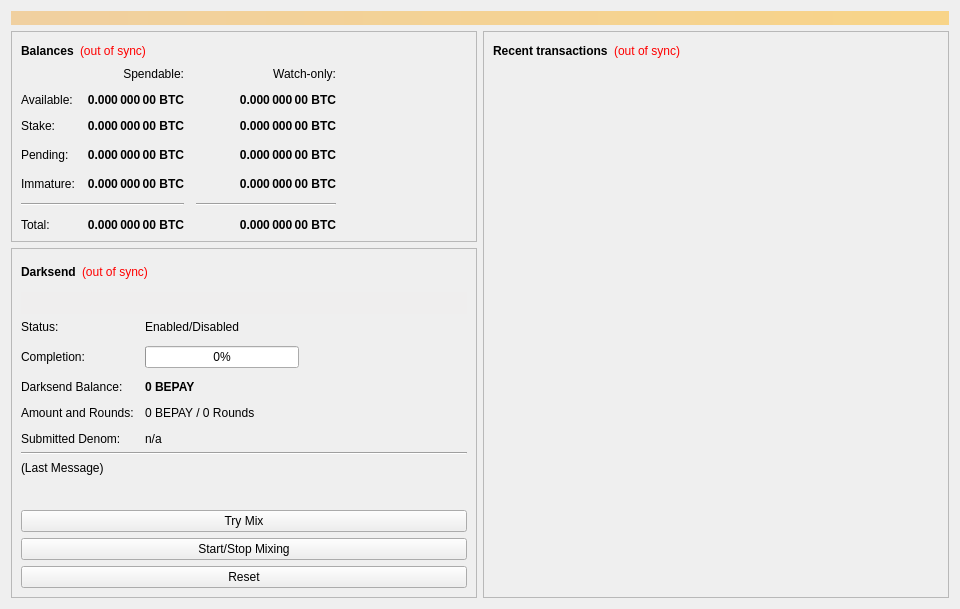
<?xml version="1.0" encoding="UTF-8"?>
<ui version="4.0">
 <class>OverviewPage</class>
 <widget class="QWidget" name="OverviewPage">
  <property name="geometry">
   <rect>
    <x>0</x>
    <y>0</y>
    <width>960</width>
    <height>594</height>
   </rect>
  </property>
  <property name="minimumSize">
   <size>
    <width>960</width>
    <height>0</height>
   </size>
  </property>
  <property name="windowTitle">
   <string>Form</string>
  </property>
  <layout class="QVBoxLayout" name="topLayout">
   <item>
    <widget class="QLabel" name="labelAlerts">
     <property name="visible">
      <bool>false</bool>
     </property>
     <property name="styleSheet">
      <string notr="true">background-color: qlineargradient(x1: 0, y1: 0, x2: 1, y2: 0, stop:0 #F0D0A0, stop:1 #F8D488); color:#000000;</string>
     </property>
     <property name="wordWrap">
      <bool>true</bool>
     </property>
     <property name="margin">
      <number>3</number>
     </property>
    </widget>
   </item>
   <item>
    <layout class="QHBoxLayout" name="horizontalLayout" stretch="1,1">
     <item>
      <layout class="QVBoxLayout" name="verticalLayout_2">
       <item>
        <widget class="QFrame" name="frame">
         <property name="frameShape">
          <enum>QFrame::StyledPanel</enum>
         </property>
         <property name="frameShadow">
          <enum>QFrame::Raised</enum>
         </property>
         <layout class="QVBoxLayout" name="verticalLayout_4">
          <item>
           <layout class="QHBoxLayout" name="horizontalLayout_4">
            <item>
             <widget class="QLabel" name="label_5">
              <property name="font">
               <font>
                <weight>75</weight>
                <bold>true</bold>
               </font>
              </property>
              <property name="text">
               <string>Balances</string>
              </property>
             </widget>
            </item>
            <item>
             <widget class="QLabel" name="labelWalletStatus">
              <property name="cursor">
               <cursorShape>WhatsThisCursor</cursorShape>
              </property>
              <property name="toolTip">
               <string>The displayed information may be out of date. Your wallet automatically synchronizes with the Bytepay network after a connection is established, but this process has not completed yet.</string>
              </property>
              <property name="styleSheet">
               <string notr="true">QLabel { color: red; }</string>
              </property>
              <property name="text">
               <string notr="true">(out of sync)</string>
              </property>
              <property name="alignment">
               <set>Qt::AlignLeading|Qt::AlignLeft|Qt::AlignVCenter</set>
              </property>
             </widget>
            </item>
            <item>
             <spacer name="horizontalSpacer_3">
              <property name="orientation">
               <enum>Qt::Horizontal</enum>
              </property>
              <property name="sizeHint" stdset="0">
               <size>
                <width>40</width>
                <height>20</height>
               </size>
              </property>
             </spacer>
            </item>
           </layout>
          </item>
          <item>
           <layout class="QGridLayout" name="gridLayout">
            <property name="spacing">
             <number>12</number>
            </property>
            <item row="3" column="2">
             <widget class="QLabel" name="labelWatchPending">
              <property name="font">
               <font>
                <weight>75</weight>
                <bold>true</bold>
               </font>
              </property>
              <property name="cursor">
               <cursorShape>IBeamCursor</cursorShape>
              </property>
              <property name="toolTip">
               <string>Unconfirmed transactions to watch-only addresses</string>
              </property>
              <property name="text">
               <string notr="true">0.000 000 00 BTC</string>
              </property>
              <property name="alignment">
               <set>Qt::AlignRight|Qt::AlignTrailing|Qt::AlignVCenter</set>
              </property>
              <property name="textInteractionFlags">
               <set>Qt::LinksAccessibleByMouse|Qt::TextSelectableByKeyboard|Qt::TextSelectableByMouse</set>
              </property>
             </widget>
            </item>
            <item row="3" column="1">
             <widget class="QLabel" name="labelUnconfirmed">
              <property name="font">
               <font>
                <weight>75</weight>
                <bold>true</bold>
               </font>
              </property>
              <property name="cursor">
               <cursorShape>IBeamCursor</cursorShape>
              </property>
              <property name="toolTip">
               <string>Total of transactions that have yet to be confirmed, and do not yet count toward the spendable balance</string>
              </property>
              <property name="text">
               <string notr="true">0.000 000 00 BTC</string>
              </property>
              <property name="alignment">
               <set>Qt::AlignRight|Qt::AlignTrailing|Qt::AlignVCenter</set>
              </property>
              <property name="textInteractionFlags">
               <set>Qt::LinksAccessibleByMouse|Qt::TextSelectableByKeyboard|Qt::TextSelectableByMouse</set>
              </property>
             </widget>
            </item>
            <item row="4" column="2">
             <widget class="QLabel" name="labelWatchImmature">
              <property name="font">
               <font>
                <weight>75</weight>
                <bold>true</bold>
               </font>
              </property>
              <property name="cursor">
               <cursorShape>IBeamCursor</cursorShape>
              </property>
              <property name="toolTip">
               <string>Mined balance in watch-only addresses that has not yet matured</string>
              </property>
              <property name="text">
               <string notr="true">0.000 000 00 BTC</string>
              </property>
              <property name="alignment">
               <set>Qt::AlignRight|Qt::AlignTrailing|Qt::AlignVCenter</set>
              </property>
              <property name="textInteractionFlags">
               <set>Qt::LinksAccessibleByMouse|Qt::TextSelectableByKeyboard|Qt::TextSelectableByMouse</set>
              </property>
             </widget>
            </item>
            <item row="5" column="0" colspan="2">
             <widget class="Line" name="lineSpendableBalance">
              <property name="orientation">
               <enum>Qt::Horizontal</enum>
              </property>
             </widget>
            </item>
            <item row="5" column="2">
             <widget class="Line" name="lineWatchBalance">
              <property name="sizePolicy">
               <sizepolicy hsizetype="Preferred" vsizetype="Fixed">
                <horstretch>0</horstretch>
                <verstretch>0</verstretch>
               </sizepolicy>
              </property>
              <property name="minimumSize">
               <size>
                <width>140</width>
                <height>0</height>
               </size>
              </property>
              <property name="orientation">
               <enum>Qt::Horizontal</enum>
              </property>
             </widget>
            </item>
            <item row="6" column="0">
             <widget class="QLabel" name="labelTotalText">
              <property name="text">
               <string>Total:</string>
              </property>
             </widget>
            </item>
            <item row="4" column="1">
             <widget class="QLabel" name="labelImmature">
              <property name="font">
               <font>
                <weight>75</weight>
                <bold>true</bold>
               </font>
              </property>
              <property name="cursor">
               <cursorShape>IBeamCursor</cursorShape>
              </property>
              <property name="toolTip">
               <string>Mined balance that has not yet matured</string>
              </property>
              <property name="text">
               <string notr="true">0.000 000 00 BTC</string>
              </property>
              <property name="alignment">
               <set>Qt::AlignRight|Qt::AlignTrailing|Qt::AlignVCenter</set>
              </property>
              <property name="textInteractionFlags">
               <set>Qt::LinksAccessibleByMouse|Qt::TextSelectableByKeyboard|Qt::TextSelectableByMouse</set>
              </property>
             </widget>
            </item>
            <item row="3" column="3">
             <spacer name="horizontalSpacer_2">
              <property name="orientation">
               <enum>Qt::Horizontal</enum>
              </property>
              <property name="sizeHint" stdset="0">
               <size>
                <width>40</width>
                <height>20</height>
               </size>
              </property>
             </spacer>
            </item>
            <item row="4" column="0">
             <widget class="QLabel" name="labelImmatureText">
              <property name="text">
               <string>Immature:</string>
              </property>
             </widget>
            </item>
            <item row="6" column="1">
             <widget class="QLabel" name="labelTotal">
              <property name="font">
               <font>
                <weight>75</weight>
                <bold>true</bold>
               </font>
              </property>
              <property name="cursor">
               <cursorShape>IBeamCursor</cursorShape>
              </property>
              <property name="toolTip">
               <string>Your current total balance</string>
              </property>
              <property name="text">
               <string notr="true">0.000 000 00 BTC</string>
              </property>
              <property name="alignment">
               <set>Qt::AlignRight|Qt::AlignTrailing|Qt::AlignVCenter</set>
              </property>
              <property name="textInteractionFlags">
               <set>Qt::LinksAccessibleByMouse|Qt::TextSelectableByKeyboard|Qt::TextSelectableByMouse</set>
              </property>
             </widget>
            </item>
            <item row="6" column="2">
             <widget class="QLabel" name="labelWatchTotal">
              <property name="font">
               <font>
                <weight>75</weight>
                <bold>true</bold>
               </font>
              </property>
              <property name="cursor">
               <cursorShape>IBeamCursor</cursorShape>
              </property>
              <property name="toolTip">
               <string>Current total balance in watch-only addresses</string>
              </property>
              <property name="text">
               <string notr="true">0.000 000 00 BTC</string>
              </property>
              <property name="alignment">
               <set>Qt::AlignRight|Qt::AlignTrailing|Qt::AlignVCenter</set>
              </property>
              <property name="textInteractionFlags">
               <set>Qt::LinksAccessibleByMouse|Qt::TextSelectableByKeyboard|Qt::TextSelectableByMouse</set>
              </property>
             </widget>
            </item>
            <item row="0" column="2">
             <widget class="QLabel" name="labelWatchonly">
              <property name="text">
               <string>Watch-only:</string>
              </property>
              <property name="alignment">
               <set>Qt::AlignRight|Qt::AlignTrailing|Qt::AlignVCenter</set>
              </property>
             </widget>
            </item>
            <item row="1" column="0">
             <widget class="QLabel" name="labelBalanceText">
              <property name="text">
               <string>Available:</string>
              </property>
             </widget>
            </item>
            <item row="1" column="1">
             <widget class="QLabel" name="labelBalance">
              <property name="font">
               <font>
                <weight>75</weight>
                <bold>true</bold>
               </font>
              </property>
              <property name="cursor">
               <cursorShape>IBeamCursor</cursorShape>
              </property>
              <property name="toolTip">
               <string>Your current spendable balance</string>
              </property>
              <property name="text">
               <string notr="true">0.000 000 00 BTC</string>
              </property>
              <property name="alignment">
               <set>Qt::AlignRight|Qt::AlignTrailing|Qt::AlignVCenter</set>
              </property>
              <property name="textInteractionFlags">
               <set>Qt::LinksAccessibleByMouse|Qt::TextSelectableByKeyboard|Qt::TextSelectableByMouse</set>
              </property>
             </widget>
            </item>
            <item row="2" column="0">
             <widget class="QLabel" name="label_10">
              <property name="text">
               <string>Stake:</string>
              </property>
             </widget>
            </item>
            <item row="2" column="1">
             <widget class="QLabel" name="labelStake">
              <property name="font">
               <font>
                <weight>75</weight>
                <bold>true</bold>
               </font>
              </property>
              <property name="cursor">
               <cursorShape>IBeamCursor</cursorShape>
              </property>
              <property name="toolTip">
               <string>Total of coins that was staked, and do not yet count toward the current balance</string>
              </property>
              <property name="text">
               <string notr="true">0.000 000 00 BTC</string>
              </property>
              <property name="alignment">
               <set>Qt::AlignRight|Qt::AlignTrailing|Qt::AlignVCenter</set>
              </property>
              <property name="textInteractionFlags">
               <set>Qt::LinksAccessibleByMouse|Qt::TextSelectableByKeyboard|Qt::TextSelectableByMouse</set>
              </property>
             </widget>
            </item>
            <item row="2" column="2">
             <widget class="QLabel" name="labelWatchStake">
              <property name="font">
               <font>
                <weight>75</weight>
                <bold>true</bold>
               </font>
              </property>
              <property name="cursor">
               <cursorShape>IBeamCursor</cursorShape>
              </property>
              <property name="toolTip">
               <string>Total of coins that was staked in watch-only addresses, and do not yet count toward the current watch-only balance</string>
              </property>
              <property name="text">
               <string notr="true">0.000 000 00 BTC</string>
              </property>
              <property name="alignment">
               <set>Qt::AlignRight|Qt::AlignTrailing|Qt::AlignVCenter</set>
              </property>
              <property name="textInteractionFlags">
               <set>Qt::LinksAccessibleByMouse|Qt::TextSelectableByKeyboard|Qt::TextSelectableByMouse</set>
              </property>
             </widget>
            </item>
            <item row="1" column="2">
             <widget class="QLabel" name="labelWatchAvailable">
              <property name="font">
               <font>
                <weight>75</weight>
                <bold>true</bold>
               </font>
              </property>
              <property name="cursor">
               <cursorShape>IBeamCursor</cursorShape>
              </property>
              <property name="toolTip">
               <string>Your current balance in watch-only addresses</string>
              </property>
              <property name="text">
               <string notr="true">0.000 000 00 BTC</string>
              </property>
              <property name="alignment">
               <set>Qt::AlignRight|Qt::AlignTrailing|Qt::AlignVCenter</set>
              </property>
              <property name="textInteractionFlags">
               <set>Qt::LinksAccessibleByMouse|Qt::TextSelectableByKeyboard|Qt::TextSelectableByMouse</set>
              </property>
             </widget>
            </item>
            <item row="3" column="0">
             <widget class="QLabel" name="labelPendingText">
              <property name="text">
               <string>Pending:</string>
              </property>
             </widget>
            </item>
            <item row="0" column="1">
             <widget class="QLabel" name="labelSpendable">
              <property name="text">
               <string>Spendable:</string>
              </property>
              <property name="alignment">
               <set>Qt::AlignRight|Qt::AlignTrailing|Qt::AlignVCenter</set>
              </property>
             </widget>
            </item>
           </layout>
          </item>
         </layout>
        </widget>
       </item>
       <item>
        <widget class="QFrame" name="frameDarksend">
         <property name="sizePolicy">
          <sizepolicy hsizetype="Expanding" vsizetype="Expanding">
           <horstretch>0</horstretch>
           <verstretch>0</verstretch>
          </sizepolicy>
         </property>
         <property name="minimumSize">
          <size>
           <width>0</width>
           <height>350</height>
          </size>
         </property>
         <property name="layoutDirection">
          <enum>Qt::LeftToRight</enum>
         </property>
         <property name="frameShape">
          <enum>QFrame::StyledPanel</enum>
         </property>
         <property name="frameShadow">
          <enum>QFrame::Raised</enum>
         </property>
         <layout class="QVBoxLayout" name="verticalLayout_5">
          <item>
           <layout class="QHBoxLayout" name="horizontalLayout_5">
            <item>
             <widget class="QLabel" name="label_2">
              <property name="font">
               <font>
                <weight>75</weight>
                <bold>true</bold>
               </font>
              </property>
              <property name="text">
               <string>Darksend</string>
              </property>
             </widget>
            </item>
            <item>
             <widget class="QLabel" name="labelDarksendSyncStatus">
              <property name="toolTip">
               <string>The displayed information may be out of date. Your wallet automatically synchronizes with the Bytepay network after a connection is established, but this process has not completed yet.</string>
              </property>
              <property name="styleSheet">
               <string notr="true">QLabel { color: red; }</string>
              </property>
              <property name="text">
               <string notr="true">(out of sync)</string>
              </property>
              <property name="alignment">
               <set>Qt::AlignLeading|Qt::AlignLeft|Qt::AlignVCenter</set>
              </property>
             </widget>
            </item>
            <item>
             <spacer name="horizontalSpacer_4">
              <property name="orientation">
               <enum>Qt::Horizontal</enum>
              </property>
              <property name="sizeHint" stdset="0">
               <size>
                <width>40</width>
                <height>20</height>
               </size>
              </property>
             </spacer>
            </item>
           </layout>
          </item>
          <item>
           <widget class="QPushButton" name="runAutoDenom">
            <property name="palette">
             <palette>
              <active>
               <colorrole role="WindowText">
                <brush brushstyle="SolidPattern">
                 <color alpha="255">
                  <red>0</red>
                  <green>0</green>
                  <blue>0</blue>
                 </color>
                </brush>
               </colorrole>
               <colorrole role="Button">
                <brush brushstyle="SolidPattern">
                 <color alpha="255">
                  <red>239</red>
                  <green>238</green>
                  <blue>238</blue>
                 </color>
                </brush>
               </colorrole>
               <colorrole role="Light">
                <brush brushstyle="SolidPattern">
                 <color alpha="255">
                  <red>255</red>
                  <green>255</green>
                  <blue>255</blue>
                 </color>
                </brush>
               </colorrole>
               <colorrole role="Midlight">
                <brush brushstyle="SolidPattern">
                 <color alpha="255">
                  <red>247</red>
                  <green>246</green>
                  <blue>246</blue>
                 </color>
                </brush>
               </colorrole>
               <colorrole role="Dark">
                <brush brushstyle="SolidPattern">
                 <color alpha="255">
                  <red>119</red>
                  <green>119</green>
                  <blue>119</blue>
                 </color>
                </brush>
               </colorrole>
               <colorrole role="Mid">
                <brush brushstyle="SolidPattern">
                 <color alpha="255">
                  <red>159</red>
                  <green>159</green>
                  <blue>159</blue>
                 </color>
                </brush>
               </colorrole>
               <colorrole role="Text">
                <brush brushstyle="SolidPattern">
                 <color alpha="255">
                  <red>0</red>
                  <green>0</green>
                  <blue>0</blue>
                 </color>
                </brush>
               </colorrole>
               <colorrole role="BrightText">
                <brush brushstyle="SolidPattern">
                 <color alpha="255">
                  <red>255</red>
                  <green>255</green>
                  <blue>255</blue>
                 </color>
                </brush>
               </colorrole>
               <colorrole role="ButtonText">
                <brush brushstyle="SolidPattern">
                 <color alpha="255">
                  <red>0</red>
                  <green>0</green>
                  <blue>0</blue>
                 </color>
                </brush>
               </colorrole>
               <colorrole role="Base">
                <brush brushstyle="SolidPattern">
                 <color alpha="255">
                  <red>255</red>
                  <green>255</green>
                  <blue>255</blue>
                 </color>
                </brush>
               </colorrole>
               <colorrole role="Window">
                <brush brushstyle="SolidPattern">
                 <color alpha="255">
                  <red>239</red>
                  <green>238</green>
                  <blue>238</blue>
                 </color>
                </brush>
               </colorrole>
               <colorrole role="Shadow">
                <brush brushstyle="SolidPattern">
                 <color alpha="255">
                  <red>0</red>
                  <green>0</green>
                  <blue>0</blue>
                 </color>
                </brush>
               </colorrole>
               <colorrole role="AlternateBase">
                <brush brushstyle="SolidPattern">
                 <color alpha="255">
                  <red>247</red>
                  <green>246</green>
                  <blue>246</blue>
                 </color>
                </brush>
               </colorrole>
               <colorrole role="ToolTipBase">
                <brush brushstyle="SolidPattern">
                 <color alpha="255">
                  <red>255</red>
                  <green>255</green>
                  <blue>220</blue>
                 </color>
                </brush>
               </colorrole>
               <colorrole role="ToolTipText">
                <brush brushstyle="SolidPattern">
                 <color alpha="255">
                  <red>0</red>
                  <green>0</green>
                  <blue>0</blue>
                 </color>
                </brush>
               </colorrole>
              </active>
              <inactive>
               <colorrole role="WindowText">
                <brush brushstyle="SolidPattern">
                 <color alpha="255">
                  <red>0</red>
                  <green>0</green>
                  <blue>0</blue>
                 </color>
                </brush>
               </colorrole>
               <colorrole role="Button">
                <brush brushstyle="SolidPattern">
                 <color alpha="255">
                  <red>239</red>
                  <green>238</green>
                  <blue>238</blue>
                 </color>
                </brush>
               </colorrole>
               <colorrole role="Light">
                <brush brushstyle="SolidPattern">
                 <color alpha="255">
                  <red>255</red>
                  <green>255</green>
                  <blue>255</blue>
                 </color>
                </brush>
               </colorrole>
               <colorrole role="Midlight">
                <brush brushstyle="SolidPattern">
                 <color alpha="255">
                  <red>247</red>
                  <green>246</green>
                  <blue>246</blue>
                 </color>
                </brush>
               </colorrole>
               <colorrole role="Dark">
                <brush brushstyle="SolidPattern">
                 <color alpha="255">
                  <red>119</red>
                  <green>119</green>
                  <blue>119</blue>
                 </color>
                </brush>
               </colorrole>
               <colorrole role="Mid">
                <brush brushstyle="SolidPattern">
                 <color alpha="255">
                  <red>159</red>
                  <green>159</green>
                  <blue>159</blue>
                 </color>
                </brush>
               </colorrole>
               <colorrole role="Text">
                <brush brushstyle="SolidPattern">
                 <color alpha="255">
                  <red>0</red>
                  <green>0</green>
                  <blue>0</blue>
                 </color>
                </brush>
               </colorrole>
               <colorrole role="BrightText">
                <brush brushstyle="SolidPattern">
                 <color alpha="255">
                  <red>255</red>
                  <green>255</green>
                  <blue>255</blue>
                 </color>
                </brush>
               </colorrole>
               <colorrole role="ButtonText">
                <brush brushstyle="SolidPattern">
                 <color alpha="255">
                  <red>0</red>
                  <green>0</green>
                  <blue>0</blue>
                 </color>
                </brush>
               </colorrole>
               <colorrole role="Base">
                <brush brushstyle="SolidPattern">
                 <color alpha="255">
                  <red>255</red>
                  <green>255</green>
                  <blue>255</blue>
                 </color>
                </brush>
               </colorrole>
               <colorrole role="Window">
                <brush brushstyle="SolidPattern">
                 <color alpha="255">
                  <red>239</red>
                  <green>238</green>
                  <blue>238</blue>
                 </color>
                </brush>
               </colorrole>
               <colorrole role="Shadow">
                <brush brushstyle="SolidPattern">
                 <color alpha="255">
                  <red>0</red>
                  <green>0</green>
                  <blue>0</blue>
                 </color>
                </brush>
               </colorrole>
               <colorrole role="AlternateBase">
                <brush brushstyle="SolidPattern">
                 <color alpha="255">
                  <red>247</red>
                  <green>246</green>
                  <blue>246</blue>
                 </color>
                </brush>
               </colorrole>
               <colorrole role="ToolTipBase">
                <brush brushstyle="SolidPattern">
                 <color alpha="255">
                  <red>255</red>
                  <green>255</green>
                  <blue>220</blue>
                 </color>
                </brush>
               </colorrole>
               <colorrole role="ToolTipText">
                <brush brushstyle="SolidPattern">
                 <color alpha="255">
                  <red>0</red>
                  <green>0</green>
                  <blue>0</blue>
                 </color>
                </brush>
               </colorrole>
              </inactive>
              <disabled>
               <colorrole role="WindowText">
                <brush brushstyle="SolidPattern">
                 <color alpha="255">
                  <red>119</red>
                  <green>119</green>
                  <blue>119</blue>
                 </color>
                </brush>
               </colorrole>
               <colorrole role="Button">
                <brush brushstyle="SolidPattern">
                 <color alpha="255">
                  <red>239</red>
                  <green>238</green>
                  <blue>238</blue>
                 </color>
                </brush>
               </colorrole>
               <colorrole role="Light">
                <brush brushstyle="SolidPattern">
                 <color alpha="255">
                  <red>255</red>
                  <green>255</green>
                  <blue>255</blue>
                 </color>
                </brush>
               </colorrole>
               <colorrole role="Midlight">
                <brush brushstyle="SolidPattern">
                 <color alpha="255">
                  <red>247</red>
                  <green>246</green>
                  <blue>246</blue>
                 </color>
                </brush>
               </colorrole>
               <colorrole role="Dark">
                <brush brushstyle="SolidPattern">
                 <color alpha="255">
                  <red>119</red>
                  <green>119</green>
                  <blue>119</blue>
                 </color>
                </brush>
               </colorrole>
               <colorrole role="Mid">
                <brush brushstyle="SolidPattern">
                 <color alpha="255">
                  <red>159</red>
                  <green>159</green>
                  <blue>159</blue>
                 </color>
                </brush>
               </colorrole>
               <colorrole role="Text">
                <brush brushstyle="SolidPattern">
                 <color alpha="255">
                  <red>119</red>
                  <green>119</green>
                  <blue>119</blue>
                 </color>
                </brush>
               </colorrole>
               <colorrole role="BrightText">
                <brush brushstyle="SolidPattern">
                 <color alpha="255">
                  <red>255</red>
                  <green>255</green>
                  <blue>255</blue>
                 </color>
                </brush>
               </colorrole>
               <colorrole role="ButtonText">
                <brush brushstyle="SolidPattern">
                 <color alpha="255">
                  <red>119</red>
                  <green>119</green>
                  <blue>119</blue>
                 </color>
                </brush>
               </colorrole>
               <colorrole role="Base">
                <brush brushstyle="SolidPattern">
                 <color alpha="255">
                  <red>239</red>
                  <green>238</green>
                  <blue>238</blue>
                 </color>
                </brush>
               </colorrole>
               <colorrole role="Window">
                <brush brushstyle="SolidPattern">
                 <color alpha="255">
                  <red>239</red>
                  <green>238</green>
                  <blue>238</blue>
                 </color>
                </brush>
               </colorrole>
               <colorrole role="Shadow">
                <brush brushstyle="SolidPattern">
                 <color alpha="255">
                  <red>0</red>
                  <green>0</green>
                  <blue>0</blue>
                 </color>
                </brush>
               </colorrole>
               <colorrole role="AlternateBase">
                <brush brushstyle="SolidPattern">
                 <color alpha="255">
                  <red>239</red>
                  <green>238</green>
                  <blue>238</blue>
                 </color>
                </brush>
               </colorrole>
               <colorrole role="ToolTipBase">
                <brush brushstyle="SolidPattern">
                 <color alpha="255">
                  <red>255</red>
                  <green>255</green>
                  <blue>220</blue>
                 </color>
                </brush>
               </colorrole>
               <colorrole role="ToolTipText">
                <brush brushstyle="SolidPattern">
                 <color alpha="255">
                  <red>0</red>
                  <green>0</green>
                  <blue>0</blue>
                 </color>
                </brush>
               </colorrole>
              </disabled>
             </palette>
            </property>
            <property name="focusPolicy">
             <enum>Qt::NoFocus</enum>
            </property>
            <property name="autoFillBackground">
             <bool>true</bool>
            </property>
            <property name="text">
             <string/>
            </property>
            <property name="flat">
             <bool>true</bool>
            </property>
           </widget>
          </item>
          <item>
           <layout class="QFormLayout" name="formLayout">
            <property name="fieldGrowthPolicy">
             <enum>QFormLayout::AllNonFixedFieldsGrow</enum>
            </property>
            <property name="horizontalSpacing">
             <number>11</number>
            </property>
            <property name="verticalSpacing">
             <number>12</number>
            </property>
            <item row="0" column="0">
             <widget class="QLabel" name="label_6">
              <property name="text">
               <string>Status:</string>
              </property>
             </widget>
            </item>
            <item row="1" column="0">
             <widget class="QLabel" name="label_7">
              <property name="text">
               <string>Completion:</string>
              </property>
             </widget>
            </item>
            <item row="1" column="1">
             <widget class="QProgressBar" name="darksendProgress">
              <property name="maximumSize">
               <size>
                <width>154</width>
                <height>16777215</height>
               </size>
              </property>
              <property name="value">
               <number>0</number>
              </property>
             </widget>
            </item>
            <item row="3" column="0">
             <widget class="QLabel" name="labelAnonymizedText">
              <property name="text">
               <string>Darksend Balance:</string>
              </property>
             </widget>
            </item>
            <item row="3" column="1">
             <widget class="QLabel" name="labelAnonymized">
              <property name="font">
               <font>
                <weight>75</weight>
                <bold>true</bold>
               </font>
              </property>
              <property name="text">
               <string notr="true">0 BEPAY</string>
              </property>
             </widget>
            </item>
            <item row="4" column="0">
             <widget class="QLabel" name="label_8">
              <property name="text">
               <string>Amount and Rounds:</string>
              </property>
             </widget>
            </item>
            <item row="4" column="1">
             <widget class="QLabel" name="labelAmountRounds">
              <property name="text">
               <string>0 BEPAY / 0 Rounds</string>
              </property>
             </widget>
            </item>
            <item row="5" column="0">
             <widget class="QLabel" name="label_9">
              <property name="text">
               <string>Submitted Denom:</string>
              </property>
             </widget>
            </item>
            <item row="5" column="1">
             <widget class="QLabel" name="labelSubmittedDenom">
              <property name="toolTip">
               <string>The denominations you submitted to the Masternode.&lt;br&gt;To mix, other users must submit the exact same denominations.</string>
              </property>
              <property name="text">
               <string>n/a</string>
              </property>
             </widget>
            </item>
            <item row="0" column="1">
             <widget class="QLabel" name="darksendEnabled">
              <property name="text">
               <string>Enabled/Disabled</string>
              </property>
             </widget>
            </item>
           </layout>
          </item>
          <item>
           <widget class="Line" name="lineLastMessage">
            <property name="orientation">
             <enum>Qt::Horizontal</enum>
            </property>
           </widget>
          </item>
          <item>
           <widget class="QLabel" name="darksendStatus">
            <property name="minimumSize">
             <size>
              <width>288</width>
              <height>43</height>
             </size>
            </property>
            <property name="text">
             <string>(Last Message)</string>
            </property>
            <property name="alignment">
             <set>Qt::AlignLeading|Qt::AlignLeft|Qt::AlignTop</set>
            </property>
            <property name="wordWrap">
             <bool>true</bool>
            </property>
           </widget>
          </item>
          <item>
           <widget class="QPushButton" name="darksendAuto">
            <property name="sizePolicy">
             <sizepolicy hsizetype="MinimumExpanding" vsizetype="Fixed">
              <horstretch>0</horstretch>
              <verstretch>0</verstretch>
             </sizepolicy>
            </property>
            <property name="toolTip">
             <string>Try to manually submit a Darksend request.</string>
            </property>
            <property name="text">
             <string>Try Mix</string>
            </property>
           </widget>
          </item>
          <item>
           <widget class="QPushButton" name="toggleDarksend">
            <property name="sizePolicy">
             <sizepolicy hsizetype="MinimumExpanding" vsizetype="Fixed">
              <horstretch>0</horstretch>
              <verstretch>0</verstretch>
             </sizepolicy>
            </property>
            <property name="text">
             <string>Start/Stop Mixing</string>
            </property>
           </widget>
          </item>
          <item>
           <widget class="QPushButton" name="darksendReset">
            <property name="sizePolicy">
             <sizepolicy hsizetype="MinimumExpanding" vsizetype="Fixed">
              <horstretch>0</horstretch>
              <verstretch>0</verstretch>
             </sizepolicy>
            </property>
            <property name="toolTip">
             <string>Reset the current status of Darksend (can interrupt Darksend if it's in the process of Mixing, which can cost you money!)</string>
            </property>
            <property name="autoFillBackground">
             <bool>false</bool>
            </property>
            <property name="text">
             <string>Reset</string>
            </property>
           </widget>
          </item>
         </layout>
        </widget>
       </item>
       <item>
        <spacer name="verticalSpacer">
         <property name="orientation">
          <enum>Qt::Vertical</enum>
         </property>
         <property name="sizeHint" stdset="0">
          <size>
           <width>20</width>
           <height>40</height>
          </size>
         </property>
        </spacer>
       </item>
      </layout>
     </item>
     <item>
      <layout class="QVBoxLayout" name="verticalLayout_3">
       <item>
        <widget class="QFrame" name="frame_2">
         <property name="frameShape">
          <enum>QFrame::StyledPanel</enum>
         </property>
         <property name="frameShadow">
          <enum>QFrame::Raised</enum>
         </property>
         <layout class="QVBoxLayout" name="verticalLayout">
          <item>
           <layout class="QHBoxLayout" name="horizontalLayout_2">
            <item>
             <widget class="QLabel" name="label_4">
              <property name="font">
               <font>
                <weight>75</weight>
                <bold>true</bold>
               </font>
              </property>
              <property name="text">
               <string>Recent transactions</string>
              </property>
             </widget>
            </item>
            <item>
             <widget class="QLabel" name="labelTransactionsStatus">
              <property name="cursor">
               <cursorShape>WhatsThisCursor</cursorShape>
              </property>
              <property name="toolTip">
               <string>The displayed information may be out of date. Your wallet automatically synchronizes with the Bytepay network after a connection is established, but this process has not completed yet.</string>
              </property>
              <property name="styleSheet">
               <string notr="true">QLabel { color: red; }</string>
              </property>
              <property name="text">
               <string notr="true">(out of sync)</string>
              </property>
              <property name="alignment">
               <set>Qt::AlignRight|Qt::AlignTrailing|Qt::AlignVCenter</set>
              </property>
             </widget>
            </item>
            <item>
             <spacer name="horizontalSpacer">
              <property name="orientation">
               <enum>Qt::Horizontal</enum>
              </property>
              <property name="sizeHint" stdset="0">
               <size>
                <width>40</width>
                <height>20</height>
               </size>
              </property>
             </spacer>
            </item>
           </layout>
          </item>
          <item>
           <widget class="QListView" name="listTransactions">
            <property name="styleSheet">
             <string notr="true">QListView { background: transparent; }</string>
            </property>
            <property name="frameShape">
             <enum>QFrame::NoFrame</enum>
            </property>
            <property name="verticalScrollBarPolicy">
             <enum>Qt::ScrollBarAlwaysOff</enum>
            </property>
            <property name="horizontalScrollBarPolicy">
             <enum>Qt::ScrollBarAlwaysOff</enum>
            </property>
            <property name="selectionMode">
             <enum>QAbstractItemView::NoSelection</enum>
            </property>
           </widget>
          </item>
         </layout>
        </widget>
       </item>
      </layout>
     </item>
    </layout>
   </item>
  </layout>
 </widget>
 <resources/>
 <connections/>
</ui>
